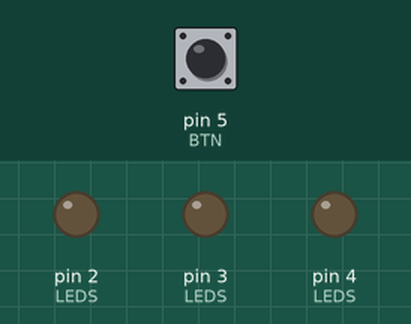
The sketch below on a simulated Arduino Uno, built with avr-gcc and run on an emulated ATmega328P. On the bench: output pins drawn as LEDs (lit = HIGH). Dashed ring = blinking. The inputs (shaded band) are chosen by the test bench; at power-on: pin 5 (BTN) HIGH.

Above: at 1.2 s.
1.3 s: pin 5 (BTN) pulled LOW for 3.2 s
At 4.42 s:
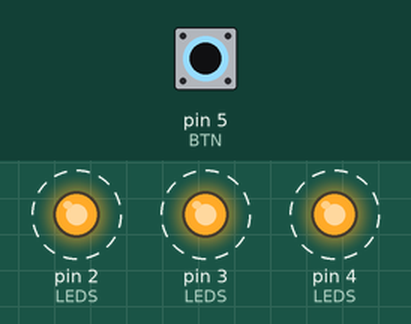
7.3 s: pin 5 (BTN) pulled LOW for 0.15 s
8.9 s: pin 5 (BTN) pulled LOW for 1 s
At 11.1 s:
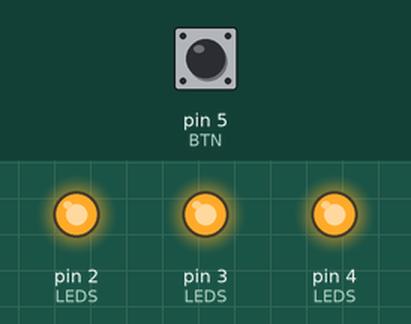
Timing chart, 0 to 12.6 s (numbered marks = the images above; inputs shaded):
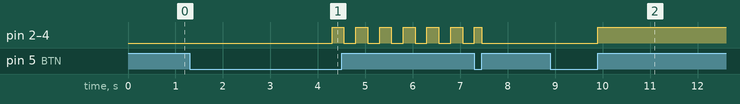

Measured:
- after the input at 1.3 s, pin 2 (LEDS), pin 3 (LEDS), pin 4 (LEDS): alternates HIGH for 0.25 s and LOW for 0.25 s, starting after 3.0 s
- after the input at 8.9 s, pin 2 (LEDS), pin 3 (LEDS), pin 4 (LEDS): LOW → HIGH after 1.0 s

The sketch:

02_long_short_press.ino
```cpp
// V2: кнопка + короткое/длинное, единый стиль
#define LED_R 2
#define LED_Y 3
#define LED_G 4
#define BTN   5

byte LEDS[3] = { LED_R, LED_Y, LED_G };

// Режимы
#define MODE_OFF   0
#define MODE_ON    1
#define MODE_BLINK 2
byte mode = MODE_OFF;

// Тайминги
unsigned long tDebounce  = 0;   // для антидребезга
unsigned long tPressStart= 0;   // момент нажатия
unsigned long tBlink     = 0;   // для мигания в BLINK

unsigned long DEBOUNCE_MS = 20;   // устойчивое срабатывание
unsigned long LONG_MS     = 3000; // порог длинного
unsigned long BLINK_STEP  = 250;  // период мигания

// Состояния кнопки (стабильные после антидребезга)
byte btnStable    = 1;  // 1 = не нажато (INPUT_PULLUP)
byte btnPrevStable= 1;
byte longFired    = 0;

void setAll(byte s) {
  for (byte i = 0; i < 3; i++) digitalWrite(LEDS[i], s);
}

void setup() {
  for (byte i = 0; i < 3; i++) { pinMode(LEDS[i], OUTPUT); digitalWrite(LEDS[i], 0); }
  pinMode(BTN, INPUT_PULLUP);
}

void loop() {
  unsigned long now = millis();

  // --- антидребезг на фронты ---
  byte raw = digitalRead(BTN); // 1 = не нажато, 0 = нажато
  if (raw != btnStable and (now - tDebounce) > DEBOUNCE_MS) {
    btnPrevStable = btnStable;
    btnStable = raw;
    tDebounce = now;

    // фронт "нажатия"
    if (btnPrevStable == 1 and btnStable == 0) {
      tPressStart = now;
      longFired = 0;
    }

    // фронт "отпускания"
    if (btnPrevStable == 0 and btnStable == 1) {
      if (!longFired) {
        // короткое нажатие: OFF <-> ON
        if (mode == MODE_OFF) mode = MODE_ON;
        else if (mode == MODE_ON) mode = MODE_OFF;
        else if (mode == MODE_BLINK) mode = MODE_OFF;
      }
    }
  }

  // длинное удержание (пока нажато)
  if (btnStable == 0 and !longFired and (now - tPressStart) >= LONG_MS) {
    longFired = 1;
    mode = MODE_BLINK;
  }

  // --- логика режимов ---
  if (mode == MODE_OFF) {
    setAll(0);
  } else if (mode == MODE_ON) {
    setAll(1);
  } else {
    if (now - tBlink >= BLINK_STEP) {
      tBlink = now;
      static byte on = 0;
      on = !on;
      setAll(on ? 1 : 0);
    }
  }
}
```
